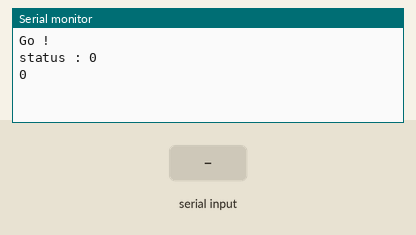
Simulated run of this sketch. Board: Arduino Uno, built with avr-gcc and run on an emulated ATmega328P. Parts: the last lines printed to the serial monitor. Inputs (shaded band) come from the test bench.

Above: at 1.2 s.
1.3 s: byte 30 received over Serial
At 2.5 s:
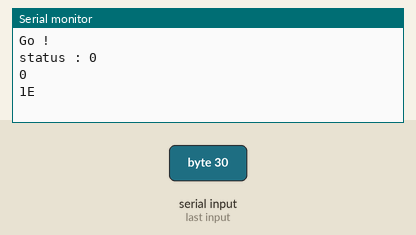
2.8 s: byte 90 received over Serial
At 4.0 s:
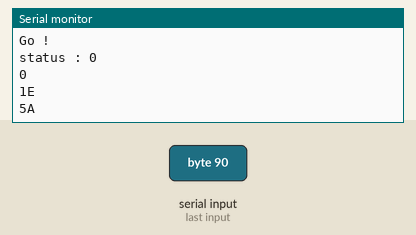
4.3 s: byte 120 received over Serial
At 5.6 s:
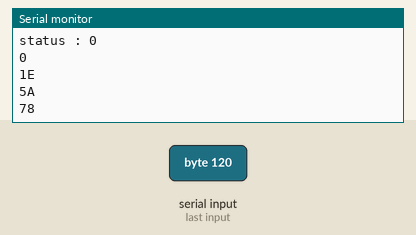

Measured:
- after the input at 1.3 s, the serial monitor: prints a new line at once (image 1)
- after the input at 2.8 s, the serial monitor: prints a new line at once (image 2)
- after the input at 4.3 s, the serial monitor: prints a new line after 0.05 s (image 3)

The sketch:

telec_quad_base.ino
```cpp
#include <SPI.h>
#include <Mirf.h>
#include <nRF24L01.h>
#include <MirfHardwareSpiDriver.h>


unsigned char load = 0x0;
//unsigned char recu;
unsigned  recu;
int nbBuffer = 0;
unsigned char toSend;


void setup(){
  Serial.begin(115200);

  Mirf.cePin = 8; // CE sur D8
  Mirf.csnPin = 7; // CSN sur D7
  Mirf.spi = &MirfHardwareSpi; // On veut utiliser le port SPI hardware
  Mirf.init(); // Tout est bon ? Ok let's go !

  Mirf.channel = 42; // On va utiliser le canal 0 pour communiquer (128 canaux disponible, de 0 à 127)
  //Mirf.payload = sizeof(unsigned char); // = 4, ici il faut déclarer la taille du "payload" soit du message qu'on va transmettre, au max 32 octets
  Mirf.payload = sizeof(unsigned char);
  Mirf.config(); // Tout est bon ? Ok let's go !

  Mirf.setTADDR((byte *)"quad1"); // Le 1er module va envoyer ses info au 2eme module
  Mirf.setRADDR((byte *)"telec"); // On définit ici l'adresse du 1er module

  Serial.println("Go !");
  delay(15);
  Serial.print("status : ");
  Serial.println(Mirf.getStatus());
  Mirf.send((byte *)&load); //on envoie 0
  while(Mirf.isSending());
  Serial.print(load, HEX);
  Serial.println("");
  delay(10);
}

void loop(){
    //unsigned long time = millis(); // On stock le temps actuelle retourné par millis() dans time

  nbBuffer = Serial.available();
  if (nbBuffer > 0) { // si données disponibles sur le port série
    do {
          load = Serial.read();
    } while (--nbBuffer);
    Serial.flush();


    Mirf.send((byte *)&load);
    while(Mirf.isSending()); // On boucle (attend) tant que le message n'as pas était envoyé

    //Serial.print("send ... ");
    Serial.print(load, HEX);
    Serial.println("");
    delay(10);
  }

  /* reception */
  if (!Mirf.isSending() && Mirf.dataReady())
  {
      Mirf.getData((byte *) &recu);
      Serial.print("r:");
      Serial.println(recu);
  }


  delay(100);
}
```
